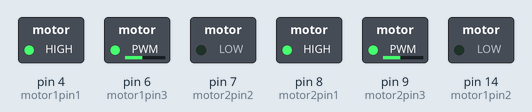
Simulated run of this sketch. Board: Arduino Uno, built with avr-gcc and run on an emulated ATmega328P. Shown: switched loads named in the sketch (green lamp = pin HIGH).

Above: at 0.05 s.
At 1.8 s:
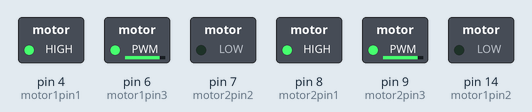
At 2.0 s:
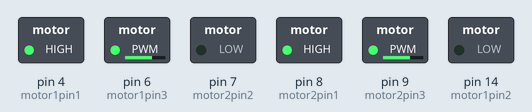
At 3.55 s:
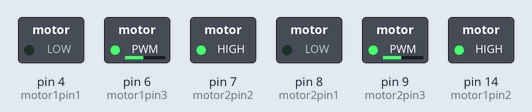
At 5.2 s:
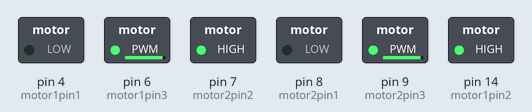
At 6.9 s:
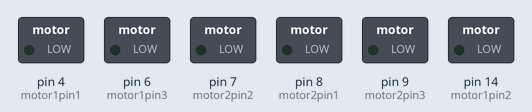
Timing chart, 0 to 9.1 s (numbered marks = the images above):
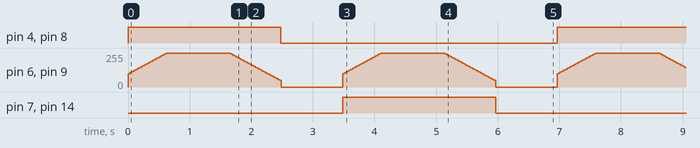

Measured:
- by itself, pin 4 (motor1pin1), pin 7 (motor2pin2), pin 8 (motor2pin1), pin 14 (motor1pin2): alternates HIGH for 2.5 s and LOW for 4.5 s

The sketch:

Motor-Driver-Line.ino
```cpp
#define trigPin 3
#define echoPin 2

#define IRPin1 15
#define IRPin2 16
#define IRPin3 17

long sonicDuration;
int sonicDistance;

int motor1pin1 = 4;
int motor1pin2 = 14;
int motor1pin3 = 6;

int motor2pin1 = 8;
int motor2pin2 = 7;
int motor2pin3 = 9;

String RCinput = "0";
String RCprevious = "0";

void setup() {
  pinMode(motor1pin1, OUTPUT);
  pinMode(motor1pin2, OUTPUT);
  pinMode(motor1pin3, OUTPUT);

  pinMode(motor2pin1, OUTPUT);
  pinMode(motor2pin2, OUTPUT);
  pinMode(motor2pin3, OUTPUT);

  Serial.begin(57600);
  // pinMode(trigPin,OUTPUT);
  // pinMode(echoPin,INPUT);

  pinMode(IRPin1,INPUT);
  pinMode(IRPin2,INPUT);
  pinMode(IRPin3,INPUT);

}

void loop() {

  int stopDistance = 20;
  int stepSize = 5;
  int duration = 20;
  int stepMax = 255;
  int stepMin = 0;
  // step : 0 - 255
  // direction : true --> forward
  // heading : true --> turn
  // yaw: true --> right

  stepUp(100, stepMax, stepSize, duration, true, false, true);
  delay(1000);
  stepDown(stepMax, 50, stepSize, duration, true, false, true);
  delay(1000);

  stepUp(100, stepMax, stepSize, duration, false, false, true);
  delay(1000);
  stepDown(stepMax, 50, stepSize, duration, false, false, true);
  delay(1000);

}

bool sonicCheck(int stopDistance){
  digitalWrite(trigPin,LOW);
  delayMicroseconds(2);
  digitalWrite(trigPin,HIGH);
  delayMicroseconds(10);
  digitalWrite(trigPin,LOW);

  sonicDuration=pulseIn(echoPin,HIGH);
  sonicDistance=(sonicDuration*0.034/2);
  Serial.println(sonicDistance);
  // delay(1000);

  if (sonicDistance <= stopDistance){
    return true;
  }
  else{
    return false;
  }
}

void stepUp(int stepMin, int stepMax, int stepSize, int duration, bool direction, bool heading, bool yaw){
  for(int i = stepMin; i <= stepMax; i=i+stepSize){
    speedCon(i);
    if (direction == true && heading == false) forwardCon(duration);
    if (direction == false && heading == false) backwardCon(duration);
    if (direction == true && heading == true && yaw == true) forwardRightCon(duration);
    if (direction == true && heading == true && yaw == false) forwardLeftCon(duration);
    if (direction == false && heading == true && yaw == true) backwardRightCon(duration);
    if (direction == false && heading == true && yaw == false) backwardLeftCon(duration);
  }
}

void stepDown(int stepMax, int stepMin, int stepSize, int duration, bool direction, bool heading, bool yaw){
  for(int i = stepMax; i >= stepMin; i=i-stepSize){
    speedCon(i);
    if (direction == true && heading == false) forwardCon(duration);
    if (direction == false && heading == false) backwardCon(duration);
    if (direction == true && heading == true && yaw == true) forwardRightCon(duration);
    if (direction == true && heading == true && yaw == false) forwardLeftCon(duration);
    if (direction == false && heading == true && yaw == true) backwardRightCon(duration);
    if (direction == false && heading == true && yaw == false) backwardLeftCon(duration);
  }
  stopCon();
}

void speedCon(int speed){
  analogWrite(motor1pin3, speed);
  analogWrite(motor2pin3, speed);
}

void forwardCon(int duration){
  digitalWrite(motor1pin1, HIGH);
  digitalWrite(motor1pin2, LOW);

  digitalWrite(motor2pin1, HIGH);
  digitalWrite(motor2pin2, LOW);

  delay(duration);
}

void backwardCon(int duration){
  digitalWrite(motor1pin1, LOW);
  digitalWrite(motor1pin2, HIGH);

  digitalWrite(motor2pin1, LOW);
  digitalWrite(motor2pin2, HIGH);

  delay(duration);
}

void forwardLeftCon(int duration){
  digitalWrite(motor1pin1, HIGH);
  digitalWrite(motor1pin2, LOW);

  delay(duration);
}

void forwardRightCon(int duration){
  digitalWrite(motor2pin1, HIGH);
  digitalWrite(motor2pin2, LOW);

  delay(duration);
}

void backwardLeftCon(int duration){
  digitalWrite(motor1pin1, LOW);
  digitalWrite(motor1pin2, HIGH);

  delay(duration);
}

void backwardRightCon(int duration){
  digitalWrite(motor2pin1, LOW);
  digitalWrite(motor2pin2, HIGH);

  delay(duration);
}

void stopCon(){
  digitalWrite(motor1pin1, LOW);
  digitalWrite(motor1pin2, LOW);

  digitalWrite(motor2pin1, LOW);
  digitalWrite(motor2pin2, LOW);

  speedCon(0);
}
```
